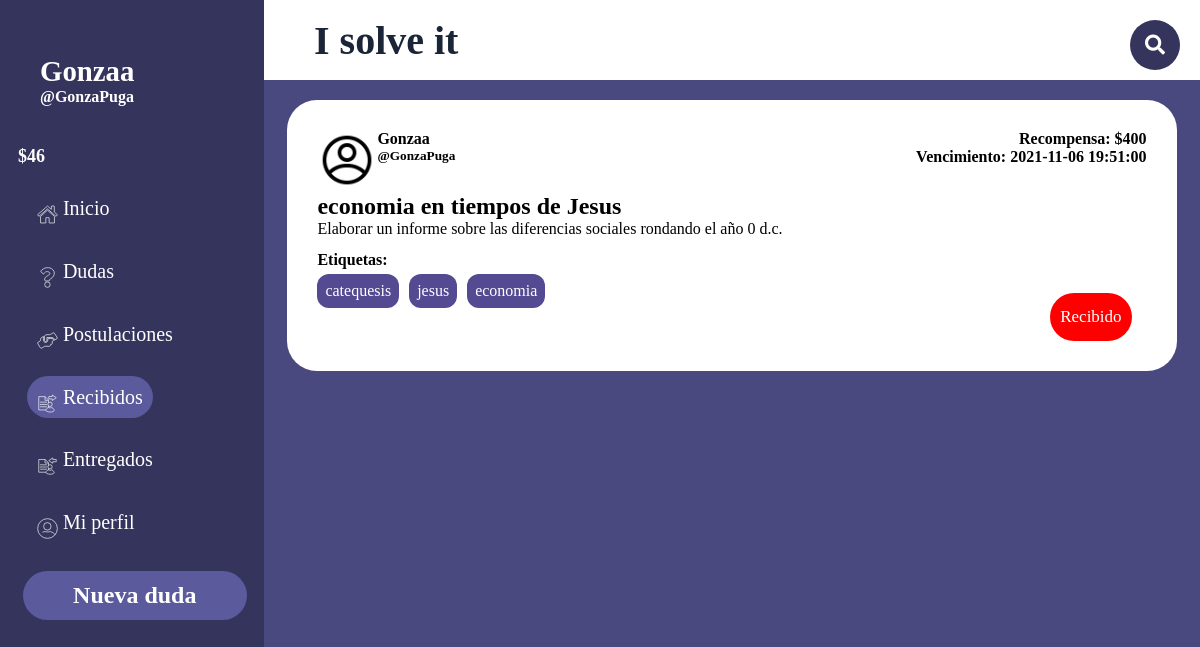
Screenshot of /PaginasBalsamiq/recibidos.php (signed in) with the database file from the repository.
### tables this page shows
CREATE TABLE `entregado` (
  `id` int(11) NOT NULL,
  `id_cons` int(11) NOT NULL,
  `id_us` int(11) NOT NULL,
  `descripcion` varchar(255) DEFAULT NULL,
  `archivo` varchar(100) NOT NULL
);

CREATE TABLE `usuario` (
  `id_us` int(11) NOT NULL,
  `username` varchar(20) NOT NULL,
  `nombre` varchar(20) NOT NULL DEFAULT 'Nuevo usuario',
  `pass` varchar(200) NOT NULL,
  `mail` varchar(100) NOT NULL,
  `estrellas` int(2) DEFAULT NULL,
  `empleo` tinyint(1) NOT NULL,
  `descripcion` varchar(256) DEFAULT '"Hola. Soy un nuevo usuario de I Solve It. Espero que podamos ayudarnos mutuamente!',
  `tag` varchar(100) NOT NULL DEFAULT 'matematica,historia,literatura',
  `tokens` double NOT NULL DEFAULT 500,
  `imagen` int(11) NOT NULL DEFAULT 0
);

CREATE TABLE `consulta` (
  `id_consulta` int(11) NOT NULL,
  `id_us` int(11) NOT NULL,
  `titulo` varchar(40) NOT NULL,
  `descripcion` varchar(280) NOT NULL,
  `recompensa` float NOT NULL,
  `fecha_subida` datetime NOT NULL DEFAULT current_timestamp(),
  `fecha_limite` datetime NOT NULL,
  `archivo` varchar(100) NOT NULL
);

CREATE TABLE `tag` (
  `id` int(11) NOT NULL,
  `tag` varchar(30) NOT NULL
);

### PaginasBalsamiq/recibidos.php (the view, shortened to what this page needs)
<!DOCTYPE html>
<html lang="es">
<head>
    <link rel="stylesheet" href="https://use.fontawesome.com/releases/v5.6.3/css/all.css">
    <link rel="stylesheet" href="style2.css">
    <link rel="stylesheet" href="NO_TOCAR.css">
    <link rel="stylesheet" href="publicacion_plantilla.css">
</head>
<body class="grid_container">
    <?php
        include('../ImplementarPHP/config.php');
    ?>
    <header class="header">
        <h1 class="ISolveIt">I solve it</h1>
        <div class="buscador">
            <div class="btn">
                <i class="fas fa-search icon"></i>
            </div>
        </div>
    </header>
    <aside class="sidebar">
        <div class="sidebar_usuario">
            <h4 class="h4"><?php echo $_SESSION['nombre']?></h4>
            <h5 class="h5">@<?php echo $_SESSION['username']?></h5>
            <h5 class="tokens">$<?php echo $_SESSION['tokens']?></h5>
        </div>
        <div class="sidebar_menu">
            <ul>
            <li class="botones_sidebar"><a class="a" href="inicio.php"><img class="iconos_sidebar" src="../PagInicio/Recursos/iconos/Inicio.svg" alt=""> Inicio</a></li>
                <li class="botones_sidebar"><a class="a" href="misdudas.php"><img class="iconos_sidebar" src="../PagInicio/Recursos/iconos/Dudas.svg" alt=""> Dudas</a></li>
                <li class="botones_sidebar"><a class="a" href="postulaciones.php"><img class="iconos_sidebar" src="../PagInicio/Recursos/iconos/Postulaciones.svg" alt=""> Postulaciones</a></li>
                <li class="botones_sidebar"><a class="a" href="recibidos.php" style="background-color: #5a5a9c"><img class="iconos_sidebar" src="../PagInicio/Recursos/iconos/Publicaciones_que_te_entregaron.svg" alt=""> Recibidos</a></li>
                <li class="botones_sidebar"><a class="a" href="entregados.php"><img class="iconos_sidebar" src="../PagInicio/Recursos/iconos/Publicaciones_Entregadas.svg" alt=""> Entregados</a></li>
                <li class="botones_sidebar"><a class="a" href="perfil.php"><img class="iconos_sidebar" id="icono_miperfil" src="../PagInicio/Recursos/iconos/Mi Perfil.svg" alt=""> Mi perfil</a></li>
            </ul>
        </div>
        <a href="nuevaPublicacion.php"><h2 class="h2">Nueva duda</h2></a>
    </aside>
    <div class="main">
        <?php
            $consCons = $conn->prepare("SELECT id_consulta FROM consulta WHERE id_us = '".$_SESSION['id_us']."'");
            $consCons ->execute();
            while ($resCons = $consCons->fetch(PDO::FETCH_ASSOC)) {
                $consultaEntregado = $conn->prepare("SELECT id_cons FROM entregado WHERE id_cons = '".$resCons['id_consulta']."'");
                $consultaEntregado ->execute();
                while ($resultadoEntregado = $consultaEntregado->fetch(PDO::FETCH_ASSOC)) {
                    $consultaConsulta = $conn->prepare("SELECT * FROM consulta WHERE id_consulta = '".$resultadoEntregado['id_cons']."'");
                    $consultaConsulta ->execute();
                    if($resultadoConsulta = $consultaConsulta->fetch(PDO::FETCH_ASSOC)){
                        $consultaUsr = $conn->prepare("SELECT * FROM usuario WHERE id_us = '".$resultadoConsulta['id_us']."'");
                        $consultaUsr ->execute();
                        $resultadoUsr = $consultaUsr->fetch(PDO::FETCH_ASSOC);
                        echo'
                        <div class="publicacion_preview" onclick="EntrarPublicacion(this.id);" id="'.$resultadoEntregado['id_cons'].'">
                        <div class="data">
                            <div class="foto">
                                <img class="fotoPerfil" src="recursos/fotoPerfil/'.$resultadoUsr['imagen'].'.png" alt="'.$resultadoUsr['username'].'">
                            </div>
                            <div class="usuario">
                                <h4>'.$resultadoUsr["nombre"].'</h4>
                                <h5>@'.$resultadoUsr["username"].'</h5>
                            </div>
                            <div class="recoyvenc">
                                <h4>Recompensa: $'.$resultadoConsulta["recompensa"].'</h4>
                                <h4>Vencimiento: '.$resultadoConsulta["fecha_limite"].'</h4>
                            </div>
                        </div>
                        <div class="cuerpo">
                            <h2>'.$resultadoConsulta['titulo'].'</h2>
                            <p class="desc">'.$resultadoConsulta['descripcion'].'</p>
                        </div>
                        <div class="tags">
                            <h4>Etiquetas: </h4>
                            <ul class="tags_list">
                        ';
                        $consultaTagCons = $conn->prepare("SELECT tag_cons FROM tag_cons WHERE id_cons = '".$resultadoConsulta['id_consulta']."'");
                        $consultaTagCons ->execute();
                        while($resultadoTagCons = $consultaTagCons->fetch(PDO::FETCH_ASSOC)){
                            $consultaTag = $conn->prepare("SELECT tag FROM tag WHERE id = '".$resultadoTagCons['tag_cons']."'");
                            $consultaTag ->execute();
                            while($resultadoTag = $consultaTag->fetch(PDO::FETCH_ASSOC)){
                                echo'<li class="tag">'.$resultadoTag['tag'].'</li>';
                            }
                        }
                        echo'
                                        </ul>
                                    </div>
                            ';
                                echo'
                                    <div class="postularDiv">
                                        <input value="Recibido" type="submit" class="postularBtn" name="verPostulantes" style="background-color:red">
                                    </div>
                                ';
                            }
                            echo'
                                </div>
                            ';
                    }
                }
        ?>
    </div>
</body>
</html>

### PaginasBalsamiq/style2.css (style rules this page uses)
* { margin: 0; padding: 0; box-sizing: border-box; font-family: "corbel"; }
html { height: 100%; }
body { min-height: 100%; }
.grid_container { display: grid; grid-template: "sidebar header" 10vh "sidebar main" 90vh/ 22% auto; }
.header { background-color: white; grid-area: header; display: grid; align-items: center; grid-template: "titu busc" / auto 25% }
.ISolveIt { grid-area: titu; text-align: left; margin-left: 50px; color:#1a2537; font-size: 2.5rem; }
.a { font-size: 20px; text-decoration: none; color:white; padding: 10px; background-color: none; border-radius:50px ; }
a { text-decoration: none; }
.sidebar { background-color: #34345c; grid-area: sidebar; text-align: center; color:rgb(26, 21, 21); border-right:1px solid #34345c; }
.h2 { background-color: #5a5a9c; color:white; border-radius: 30px; padding:11px; width: 85%; margin-left: 23px; margin-top: 10%; }
.h4 { color:white; text-align: left; margin:55px 0px -40px 40px; font-size: 1.8rem; }
.h5 { color:white; text-align: left; margin:40px; font-size: 1rem; }
.tokens { color: white; margin-right: 200px; font-size: large; font-family: corbel; }
.main { background-color: #494980; grid-area: main; overflow-y: scroll; position: relative; }
.botones_sidebar { margin: 17px; padding: 10px; list-style: none; text-align: left; }
.iconos_sidebar { position: relative; top: 10px; width: 10%; height: auto; }

### PaginasBalsamiq/NO_TOCAR.css (style rules this page uses)
a { text-decoration: none; color: white }
input { width: 50%; height:100%; border-radius: 3px; border: 1px solid rgb(255, 255, 255); }
.buscador { width: 220px; height: 30px; padding: 5px; display: flex; justify-content: right; }
.btn { position:absolute; margin-top: -10px; right:0; height: 50px; width: 50px; line-height: 50px; background-color: #34345c; text-align: center; color: white; font-size: 20px; border-radius: 50%; cursor: pointer; margin-right: 20px; }

### PaginasBalsamiq/publicacion_plantilla.css (style rules this page uses)
.publicacion_preview { background-color: white; border-radius: 30px; height: auto; display: grid; grid-template: "data" 30% "cuerpo" auto "tags" 20%; padding: 30px; text-align: left; margin: auto; margin-top: 20px; max-width: 95%; cursor:pointer; }
.data { height: 100%; grid-area: data; display: flex; }
.cuerpo { grid-area: cuerpo; width: 60vw; }
.desc { width: 100%; word-wrap: break-word; max-height: 3rem; overflow:hidden; margin-bottom: 5px; }
.recoyvenc { margin-right: 0; margin-left: auto; text-align: right; }
.tags_list { display: flex; list-style: none; }
.tag { margin-right: 10px; background-color: rgb(83, 74, 146); border-radius: 12px; padding: 8px; color: white; margin-top: 5px; }
.fotoPerfil { width: 60px; }
.postularDiv { margin-right: 15px; margin-left: auto; }
.postularBtn { background-color: #5a5a9c; color: white; width: 100%; height: 100%; border: none; padding: 10px; border-radius: 30px; cursor: pointer; text-align: center; font-size: 17px; }

### rows the page displays
entregado: usuario.nombre "Gonzaa", usuario.username "GonzaPuga", consulta.recompensa "400", consulta.fecha_limite "2021-11-06 19:51:00", consulta.titulo "economia en tiempos de Jesus", consulta.descripcion "Elaborar un informe sobre las diferencias sociales rondando el año 0 d.c."
tag: tag "catequesis"
tag: tag "jesus"
tag: tag "economia"

### other values shown
$_SESSION['nombre'] "Gonzaa"
$_SESSION['username'] "GonzaPuga"
$_SESSION['tokens'] "46"
